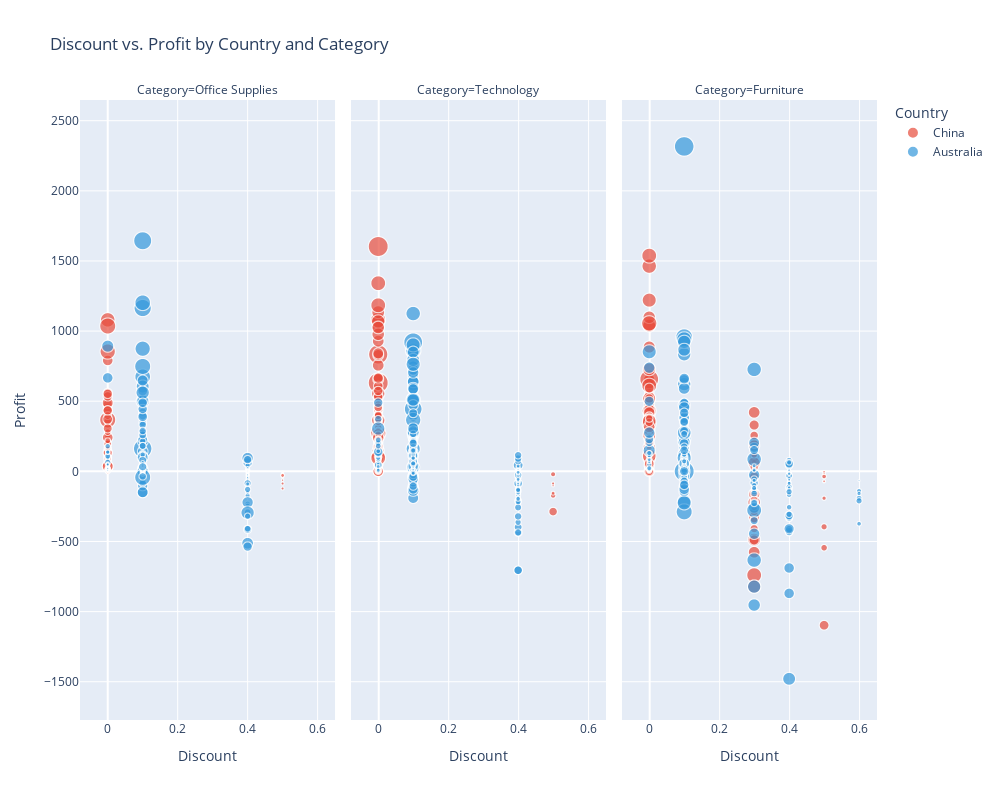

This figure's notebook cell:
### Code cell
import plotly.express as px
import pandas as pd

# 데이터 불러오기 및 필터링
df = pd.read_csv('superstore.csv')
df_copy = df[['Country', 'Category', 'Sales', 'Discount', 'Quantity', 'Profit']].copy()
df_copy = df_copy[df_copy['Country'].isin(['Australia', 'China'])]  # 호주, 중국 필터링

# 색상 지정 (중국: 빨간색, 호주: 파란색)
color_map = {"China": "#E74C3C", "Australia": "#3498DB"}

# 산점도 생성
fig = px.scatter(df_copy, 
                 x="Discount", y="Profit", 
                 color="Country", 
                 size="Sales", 
                 facet_col="Category",  
                 title="Discount vs. Profit by Country and Category",
                 color_discrete_map=color_map)  # 색상 매핑 적용

# 그래프 크기 및 가독성 개선
fig.update_layout(width=1000, height=800, 
                  font=dict(size=12))  # 폰트 크기 조정

fig.show()

### Figure 1 — Plotly figure (JSON) as saved in the notebook; plotly's stock layout.template omitted (floating-point values rounded to 4 significant figures; data arrays with more than 128 entries replaced by an {"elided": "..."} marker saying what was removed)
{"data": [{"hovertemplate": "Country=China<br>Category=Office Supplies<br>Discount=%{x}<br>Profit=%{y}<br>Sales=%{marker.size}<extra></extra>", "legendgroup": "China", "marker": {"color": "#E74C3C", "size": {"elided": "1065 int values"}, "sizemode": "area", "sizeref": 14.4, "symbol": "circle"}, "mode": "markers", "name": "China", "showlegend": true, "type": "scattergl", "x": {"elided": "1065 float values"}, "xaxis": "x", "y": {"elided": "1065 float values"}, "yaxis": "y"}, {"hovertemplate": "Country=China<br>Category=Technology<br>Discount=%{x}<br>Profit=%{y}<br>Sales=%{marker.size}<extra></extra>", "legendgroup": "China", "marker": {"color": "#E74C3C", "size": {"elided": "393 int values"}, "sizemode": "area", "sizeref": 14.4, "symbol": "circle"}, "mode": "markers", "name": "China", "showlegend": false, "type": "scattergl", "x": {"elided": "393 float values"}, "xaxis": "x2", "y": {"elided": "393 float values"}, "yaxis": "y2"}, {"hovertemplate": "Country=China<br>Category=Furniture<br>Discount=%{x}<br>Profit=%{y}<br>Sales=%{marker.size}<extra></extra>", "legendgroup": "China", "marker": {"color": "#E74C3C", "size": {"elided": "422 int values"}, "sizemode": "area", "sizeref": 14.4, "symbol": "circle"}, "mode": "markers", "name": "China", "showlegend": false, "type": "scattergl", "x": {"elided": "422 float values"}, "xaxis": "x3", "y": {"elided": "422 float values"}, "yaxis": "y3"}, {"hovertemplate": "Country=Australia<br>Category=Office Supplies<br>Discount=%{x}<br>Profit=%{y}<br>Sales=%{marker.size}<extra></extra>", "legendgroup": "Australia", "marker": {"color": "#3498DB", "size": {"elided": "1608 int values"}, "sizemode": "area", "sizeref": 14.4, "symbol": "circle"}, "mode": "markers", "name": "Australia", "showlegend": true, "type": "scattergl", "x": {"elided": "1608 float values"}, "xaxis": "x", "y": {"elided": "1608 float values"}, "yaxis": "y"}, {"hovertemplate": "Country=Australia<br>Category=Technology<br>Discount=%{x}<br>Profit=%{y}<br>Sales=%{marker.size}<extra></extra>", "legendgroup": "Australia", "marker": {"color": "#3498DB", "size": {"elided": "633 int values"}, "sizemode": "area", "sizeref": 14.4, "symbol": "circle"}, "mode": "markers", "name": "Australia", "showlegend": false, "type": "scattergl", "x": {"elided": "633 float values"}, "xaxis": "x2", "y": {"elided": "633 float values"}, "yaxis": "y2"}, {"hovertemplate": "Country=Australia<br>Category=Furniture<br>Discount=%{x}<br>Profit=%{y}<br>Sales=%{marker.size}<extra></extra>", "legendgroup": "Australia", "marker": {"color": "#3498DB", "size": {"elided": "596 int values"}, "sizemode": "area", "sizeref": 14.4, "symbol": "circle"}, "mode": "markers", "name": "Australia", "showlegend": false, "type": "scattergl", "x": {"elided": "596 float values"}, "xaxis": "x3", "y": {"elided": "596 float values"}, "yaxis": "y3"}], "layout": {"annotations": [{"font": {}, "showarrow": false, "text": "Category=Office Supplies", "x": 0.16, "xanchor": "center", "xref": "paper", "y": 1, "yanchor": "bottom", "yref": "paper"}, {"font": {}, "showarrow": false, "text": "Category=Technology", "x": 0.5, "xanchor": "center", "xref": "paper", "y": 1, "yanchor": "bottom", "yref": "paper"}, {"font": {}, "showarrow": false, "text": "Category=Furniture", "x": 0.84, "xanchor": "center", "xref": "paper", "y": 1, "yanchor": "bottom", "yref": "paper"}], "font": {"size": 12}, "height": 800, "legend": {"itemsizing": "constant", "title": {"text": "Country"}, "tracegroupgap": 0}, "title": {"text": "Discount vs. Profit by Country and Category"}, "width": 1000, "xaxis": {"anchor": "y", "domain": [0, 0.32], "title": {"text": "Discount"}}, "xaxis2": {"anchor": "y2", "domain": [0.34, 0.66], "matches": "x", "title": {"text": "Discount"}}, "xaxis3": {"anchor": "y3", "domain": [0.68, 1.0], "matches": "x", "title": {"text": "Discount"}}, "yaxis": {"anchor": "x", "domain": [0, 1], "title": {"text": "Profit"}}, "yaxis2": {"anchor": "x2", "domain": [0, 1], "matches": "y", "showticklabels": false}, "yaxis3": {"anchor": "x3", "domain": [0, 1], "matches": "y", "showticklabels": false}}}
